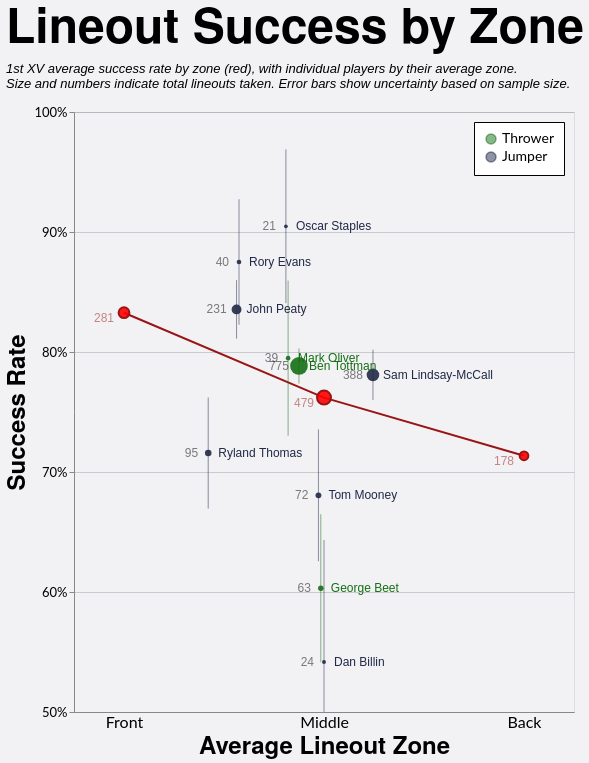

Describe this chart as a Vega-Lite specification.
### Vega-Lite specification from a JSON file in a GitHub repository (floating-point values rounded to 4 significant figures)
{"config": {"axis": {"labelFont": "Lato, sans-serif", "titleFont": "PT Sans Narrow, Helvetica Neue, Helvetica, Arial, sans-serif", "labelFontSize": 13, "titleFontSize": 24, "gridColor": "#202947", "gridOpacity": 0.2}, "header": {"labelFont": "PT Sans Narrow, Helvetica Neue, Helvetica, Arial, sans-serif", "titleFont": "PT Sans Narrow, Helvetica Neue, Helvetica, Arial, sans-serif", "labelFontSize": 24, "titleFontSize": 28, "labelFontWeight": "bold", "orient": "left"}, "legend": {"labelFont": "Lato, sans-serif", "titleFont": "PT Sans Narrow, Helvetica Neue, Helvetica, Arial, sans-serif", "labelFontSize": 14, "titleFontSize": 16, "titlePadding": 5, "fillColor": "white", "strokeColor": "black", "padding": 10, "titleFontWeight": "lighter", "titleFontStyle": "italic", "titleColor": "gray", "offset": 10}, "title": {"font": "PT Sans Narrow, Helvetica Neue, Helvetica, Arial, sans-serif", "fontSize": 48, "fontWeight": "bold", "anchor": "start", "align": "center", "titlePadding": 20, "subtitlePadding": 10, "subtitleFontSize": 13, "subtitleColor": "", "subtitleFontStyle": "italic", "offset": 15, "color": "black"}, "axisX": {"labelAngle": 0}, "facet": {"title": null, "header": null, "align": {"row": "each", "column": "each"}}, "resolve": {"scale": {"y": "independent", "facet": "independent"}}, "background": "#f2f1f4"}, "layer": [{"mark": {"type": "line", "color": "#991515"}, "encoding": {"x": {"axis": {"grid": false, "labelExpr": "datum.value == 1 ? 'Front' : datum.value == 2 ? 'Middle' : 'Back'", "labelFontSize": 16, "tickCount": 3, "ticks": false, "values": [1, 2, 3]}, "field": "zone", "scale": {"domain": [0.75, 3.25], "nice": false}, "title": "Average Lineout Zone", "type": "quantitative"}, "y": {"axis": {"format": "%", "tickCount": 5}, "field": "pct_won", "scale": {"domain": [0.5, 1.0]}, "title": "Success Rate", "type": "quantitative"}}}, {"mark": {"type": "point", "color": "#991515", "fill": "red", "fillOpacity": 0.9}, "encoding": {"size": {"field": "total", "legend": null, "scale": {"domain": [10, 1000], "range": [10, 400]}, "type": "quantitative"}, "x": {"axis": {"grid": false, "labelExpr": "datum.value == 1 ? 'Front' : datum.value == 2 ? 'Middle' : 'Back'", "labelFontSize": 16, "tickCount": 3, "ticks": false, "values": [1, 2, 3]}, "field": "zone", "scale": {"domain": [0.75, 3.25], "nice": false}, "title": "Average Lineout Zone", "type": "quantitative"}, "y": {"axis": {"format": "%", "tickCount": 5}, "field": "pct_won", "scale": {"domain": [0.5, 1.0]}, "title": "Success Rate", "type": "quantitative"}}}, {"mark": {"type": "text", "align": "right", "color": "#991515", "dx": -10, "dy": 5, "opacity": 0.5}, "encoding": {"size": {"value": 12}, "text": {"field": "total", "type": "quantitative"}, "x": {"axis": {"grid": false, "labelExpr": "datum.value == 1 ? 'Front' : datum.value == 2 ? 'Middle' : 'Back'", "labelFontSize": 16, "tickCount": 3, "ticks": false, "values": [1, 2, 3]}, "field": "zone", "scale": {"domain": [0.75, 3.25], "nice": false}, "title": "Average Lineout Zone", "type": "quantitative"}, "y": {"axis": {"format": "%", "tickCount": 5}, "field": "pct_won", "scale": {"domain": [0.5, 1.0]}, "title": "Success Rate", "type": "quantitative"}}}, {"data": {"name": "data-cad6c2b166c897415802f133f909de97"}, "mark": {"type": "errorbar", "opacity": 0.5}, "encoding": {"color": {"field": "player_type", "legend": {"orient": "top-right"}, "scale": {"domain": ["Thrower", "Jumper"], "range": ["#146f14", "#202946"]}, "title": null, "type": "nominal"}, "size": {"field": "total", "legend": null, "scale": {"domain": [10, 1000], "range": [10, 400]}, "type": "quantitative"}, "tooltip": [{"field": "player_type", "type": "nominal"}, {"field": "player", "type": "nominal"}, {"field": "total", "type": "quantitative"}, {"field": "won", "type": "quantitative"}, {"field": "pct_won", "format": ".1%", "type": "quantitative"}, {"field": "avg_zone", "type": "quantitative"}], "x": {"field": "avg_zone", "type": "quantitative"}, "y": {"field": "ymin", "scale": {"clamp": true}, "title": "Success Rate", "type": "quantitative"}, "y2": {"field": "ymax", "title": null}}, "transform": [{"calculate": "datum.pct_won - datum.error_margin", "as": "ymin"}, {"calculate": "datum.pct_won + datum.error_margin", "as": "ymax"}]}, {"data": {"name": "data-cad6c2b166c897415802f133f909de97"}, "mark": {"type": "circle", "fillOpacity": 0.9, "opacity": 1.0, "size": 100}, "encoding": {"color": {"field": "player_type", "legend": {"orient": "top-right"}, "scale": {"domain": ["Thrower", "Jumper"], "range": ["#146f14", "#202946"]}, "title": null, "type": "nominal"}, "size": {"field": "total", "legend": null, "scale": {"domain": [10, 1000], "range": [10, 400]}, "type": "quantitative"}, "tooltip": [{"field": "player_type", "type": "nominal"}, {"field": "player", "type": "nominal"}, {"field": "total", "type": "quantitative"}, {"field": "won", "type": "quantitative"}, {"field": "pct_won", "format": ".1%", "type": "quantitative"}, {"field": "avg_zone", "type": "quantitative"}], "x": {"field": "avg_zone", "title": "Average Lineout Zone", "type": "quantitative"}, "y": {"field": "pct_won", "title": "Success Rate", "type": "quantitative"}}}, {"data": {"name": "data-cad6c2b166c897415802f133f909de97"}, "mark": {"type": "text", "align": "left", "dx": 10}, "encoding": {"color": {"field": "player_type", "legend": {"orient": "top-right"}, "scale": {"domain": ["Thrower", "Jumper"], "range": ["#146f14", "#202946"]}, "title": null, "type": "nominal"}, "size": {"value": 12}, "text": {"field": "player", "type": "nominal"}, "tooltip": [{"field": "player_type", "type": "nominal"}, {"field": "player", "type": "nominal"}, {"field": "total", "type": "quantitative"}, {"field": "won", "type": "quantitative"}, {"field": "pct_won", "format": ".1%", "type": "quantitative"}, {"field": "avg_zone", "type": "quantitative"}], "x": {"field": "avg_zone", "title": "Average Lineout Zone", "type": "quantitative"}, "y": {"field": "pct_won", "title": "Success Rate", "type": "quantitative"}}}, {"data": {"name": "data-cad6c2b166c897415802f133f909de97"}, "mark": {"type": "text", "align": "right", "dx": -10, "opacity": 0.5}, "encoding": {"color": {"value": "black"}, "size": {"value": 12}, "text": {"field": "total", "type": "quantitative"}, "tooltip": [{"field": "player_type", "type": "nominal"}, {"field": "player", "type": "nominal"}, {"field": "total", "type": "quantitative"}, {"field": "won", "type": "quantitative"}, {"field": "pct_won", "format": ".1%", "type": "quantitative"}, {"field": "avg_zone", "type": "quantitative"}], "x": {"field": "avg_zone", "title": "Average Lineout Zone", "type": "quantitative"}, "y": {"field": "pct_won", "title": "Success Rate", "type": "quantitative"}}}], "data": {"name": "data-6c50d45d710634d07c8eaedc53ab19d8"}, "height": 600, "resolve": {"scale": {"x": "shared", "y": "shared"}}, "title": {"text": "Lineout Success by Zone", "subtitle": ["1st XV average success rate by zone (red), with individual players by their average zone.", "Size and numbers indicate total lineouts taken. Error bars show uncertainty based on sample size."]}, "width": 500, "$schema": "https://vega.github.io/schema/vega-lite/v5.20.1.json", "datasets": {"data-6c50d45d710634d07c8eaedc53ab19d8": [{"zone": 1, "total": 281, "won": 234, "pct_won": 0.8327}, {"zone": 2, "total": 479, "won": 365, "pct_won": 0.762}, {"zone": 3, "total": 178, "won": 127, "pct_won": 0.7135}], "data-cad6c2b166c897415802f133f909de97": [{"player_type": "Jumper", "player": "Dan Billin", "total": 24, "won": 13, "pct_won": 0.5417, "error_margin": 0.1017, "avg_zone": 2.0}, {"player_type": "Jumper", "player": "John Peaty", "total": 231, "won": 193, "pct_won": 0.8355, "error_margin": 0.02439, "avg_zone": 1.563}, {"player_type": "Jumper", "player": "Oscar Staples", "total": 21, "won": 19, "pct_won": 0.9048, "error_margin": 0.06406, "avg_zone": 1.81}, {"player_type": "Jumper", "player": "Rory Evans", "total": 40, "won": 35, "pct_won": 0.875, "error_margin": 0.05229, "avg_zone": 1.575}, {"player_type": "Jumper", "player": "Ryland Thomas", "total": 95, "won": 68, "pct_won": 0.7158, "error_margin": 0.04628, "avg_zone": 1.421}, {"player_type": "Jumper", "player": "Sam Lindsay-McCall", "total": 388, "won": 303, "pct_won": 0.7809, "error_margin": 0.021, "avg_zone": 2.245}, {"player_type": "Jumper", "player": "Tom Mooney", "total": 72, "won": 49, "pct_won": 0.6806, "error_margin": 0.05495, "avg_zone": 1.972}, {"player_type": "Thrower", "player": "Ben Tottman", "total": 775, "won": 611, "pct_won": 0.7884, "error_margin": 0.01467, "avg_zone": 1.875}, {"player_type": "Thrower", "player": "George Beet", "total": 63, "won": 38, "pct_won": 0.6032, "error_margin": 0.06164, "avg_zone": 1.984}, {"player_type": "Thrower", "player": "Mark Oliver", "total": 39, "won": 31, "pct_won": 0.7949, "error_margin": 0.06466, "avg_zone": 1.821}]}}
